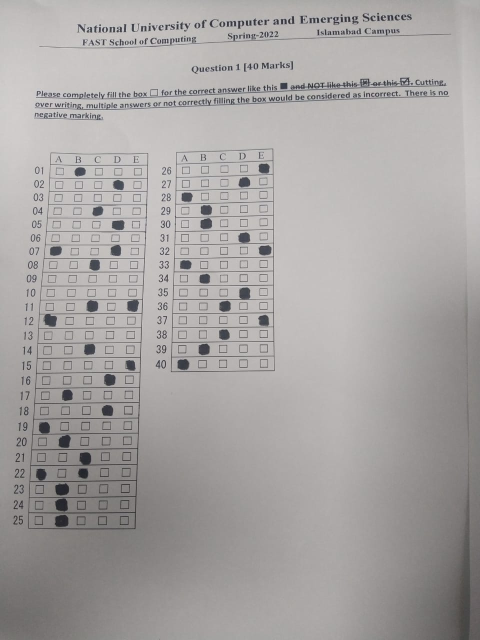
#> input picture server/exams/FAS/images/1.jpeg, 960 x 1280 px (shown at 1/2 size)
$ python -i omr.py   (imports and definitions only)
#> lines starting #> are read from the running program, lines starting #| are printed output that depends on the picture; after the words box and inside, x2 and y2 are one past the last pixel; in counts of white or black regions, pixels touching at a corner belong together
import cv2
import numpy as np
from imutils.perspective import four_point_transform


def load_image(imgPath):
    img = cv2.imread(imgPath)
    gray = cv2.cvtColor(img, cv2.COLOR_BGR2GRAY)
    return img, gray


def getContours(img):
    blurred = cv2.GaussianBlur(img, (5, 5), 0)
    edges = cv2.Canny(blurred, 30, 100)
    kernel = np.ones((2, 2), np.uint8)
    dilate = cv2.dilate(edges, kernel, iterations=1)
    edges = dilate
    #getting contours
    contours, hierarchy = cv2.findContours(edges, cv2.RETR_CCOMP, cv2.CHAIN_APPROX_SIMPLE)
    contours = sorted(contours, key = cv2.contourArea, reverse = True)
    # remove contours that are too small or too large
    contours = [cnt for cnt in contours if 1000<cv2.contourArea(cnt)<200000]
    rec_Contours = []
    if len(contours) > 0:
        for i in range(2):
            arcLength = cv2.arcLength(contours[i], True)
            approx = cv2.approxPolyDP(contours[i], 0.02 * arcLength, True)
            if len(approx) == 4:
                rec_Contours.append(approx)


    return rec_Contours, img

def cropPaper(img, gray, contours):
    paperBlocks = []
    warpedPapers = []
    for c in contours:
        paperBlocks.append(four_point_transform(img, c.reshape(4, 2)))
        warpedPapers.append(four_point_transform(gray, c.reshape(4, 2)))

    return paperBlocks, warpedPapers


def getThresholdedImage(warped_Papers):
    opened = []
    for paperBlock in warped_Papers:
        thresholded = cv2.adaptiveThreshold(paperBlock, 255,
                                cv2.ADAPTIVE_THRESH_GAUSSIAN_C, cv2.THRESH_BINARY_INV, 35, 5)
        #removing top 25 rows to get rid of option letters A, B, C, D, E
        thresholded = thresholded[26:]
        thresholded = cv2.resize(thresholded, (215, 750))
        kernel = np.ones((5, 5), dtype = np.uint8)
        eroded = cv2.erode(thresholded, kernel, iterations = 3)
        dilated = cv2.dilate(eroded, kernel, iterations = 2)
        opened.append(dilated)

    return opened


def splitBoxes(image, questions = 25, options = 5):
    boxes = []
    rows = np.vsplit(image, questions)
    for r in rows:
        cols = np.hsplit(r, options)
        for c in cols:
            boxes.append(c)

    return boxes
def countPixelsinBoxes(boxes, questions = 25, options = 5):
    pixelValues = np.zeros((questions, options), dtype = np.int32)
    row, col = 0, 0
    for box in boxes:
        pixels = cv2.countNonZero(box)
        pixelValues[row][col] = pixels
        col += 1
        if col == options:
            col = 0
            row += 1

    return pixelValues

def getChoices(pixelValues):
    choices = {}
    for i in range(len(pixelValues)):
        threshold = 100
        #getting indexes where values >= threshold
        indexes = np.where(pixelValues[i] >= threshold)[0]
        if indexes.size == 1:
            option = ''
            if indexes[0] == 0:
                option = 'A'
            elif indexes[0] == 1:
                option = 'B'
            elif indexes[0] == 2:
                option = 'C'
            elif indexes[0] == 3:
                option = 'D'
            elif indexes[0] == 4:
                option = 'E'
            choices[i + 1] = option
        else:
            choices[i + 1] = 'UnMarked'

    return choices

def getScores(correct_answers, student_choices):
    score = 0
    for key, value in student_choices.items():
        correct_answer = correct_answers[key]
        if correct_answer == value:
            score += 1
        else:
            print('Questão ', key, ' está errada. Resposta correta é ', correct_answer, ' mas a resposta do aluno é ', value)
            pass

    return score

def OMR(imgpath):
    #Main Function
    img, gray = load_image(imgpath)
#> in load_image, img is the input picture: shape (1280, 960, 3); mean B, G, R 163.2, 164.1, 167.5
    #contours
    contours, image = getContours(img)
#> in getContours, `edges = cv2.Canny(blurred, 30, 100)`:
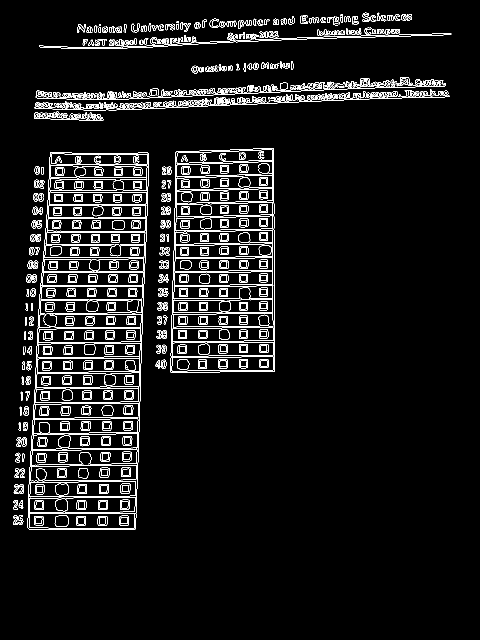
#> edges: shape (1280, 960) (shown at 1/2 size); 5.4% white in thin lines or dots, all inside (x1, y1, x2, y2) = (26, 25, 903, 1060)
#> in getContours, `dilate = cv2.dilate(edges, kernel, iterations=1)`:
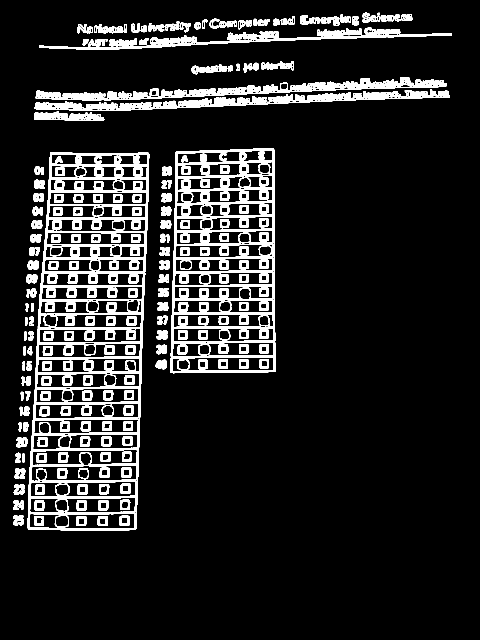
#> dilate: shape (1280, 960) (shown at 1/2 size); 11.1% white in thin lines or dots, all inside (x1, y1, x2, y2) = (26, 25, 904, 1061)
#> in getContours, `contours, hierarchy = cv2.findContours(edges, cv2.RETR_CCOMP, cv2.CHAI..`: contours = 3435 contours, 2260 with area under 20; largest, box (x1, y1, x2, y2) and area: (55, 304, 299, 1061) 157768, (341, 296, 551, 747) 90048, (71, 154, 893, 201) 10436, (69, 179, 900, 222) 10040, (59, 1027, 270, 1057) 5876
#> in getContours, `contours = [cnt for cnt in contours if 1000<cv2.contourArea(cnt)<200000]`: contours = 56 contours; largest, box (x1, y1, x2, y2) and area: (55, 304, 299, 1061) 157768, (341, 296, 551, 747) 90048, (71, 154, 893, 201) 10436, (69, 179, 900, 222) 10040, (59, 1027, 270, 1057) 5876
#> the loop in getContours, `for i in range(2):` made 2 passes
#> (arcLength, approx) on passes 1 to 2: (1953.6, [[101, 304], [55, 1056], [271, 1059], [298, 308]]), (1308.3, [[547, 296], [351, 304], [341, 745], [550, 743]])
#> after the loop in getContours, `for i in range(2):`: rec_Contours = 2 contours; box (x1, y1, x2, y2) and area: (55, 304, 299, 1060) 155312, (341, 296, 551, 746) 89892
#> contours has the same summary as rec_Contours in getContours
    contour_image = image.copy()
    cv2.drawContours(contour_image, contours, -1, (255, 0, 0), 3)
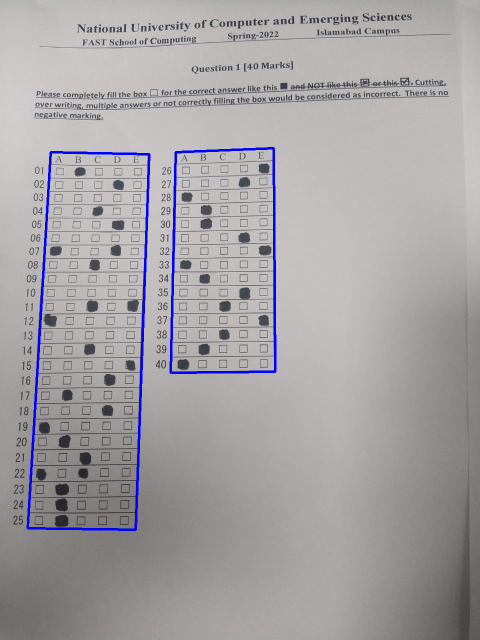
#> contour_image: shape (1280, 960, 3) (shown at 1/2 size); 1.3% of pixels changed, all inside (x1, y1, x2, y2) = (53, 294, 553, 1062)

    #warped
    paperBlocks, warpedPapers = cropPaper(image, gray, contours)
#> the loop in cropPaper, `for c in contours:` made 2 passes
#> c on passes 1 to 2: [[101, 304], [55, 1056], [271, 1059], [298, 308]], [[547, 296], [351, 304], [341, 745], [550, 743]]
#> after the loop in cropPaper, `for c in contours:`: paperBlocks = 2 items
#> paperBlocks = 2 items; warpedPapers = 2 items


    #thresholded
    opened = getThresholdedImage(warpedPapers)
#> the loop in getThresholdedImage, `for paperBlock in warped_Papers:` made 2 passes
#> after the loop in getThresholdedImage, `for paperBlock in warped_Papers:`:
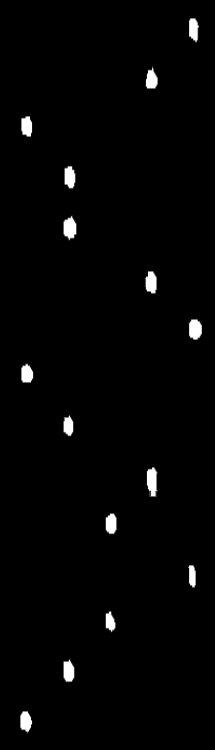
#> eroded: shape (750, 215); min 0, max 255, mean 4.4
#> after the loop in getThresholdedImage, `for paperBlock in warped_Papers:`:
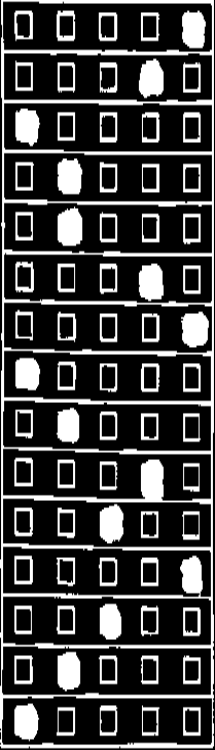
#> thresholded: shape (750, 215); min 0, max 255, mean 62.5
#> opened = 2 items

    #Counting Pixels and getting choices
    boxes = splitBoxes(opened[0], questions = 25)
#> in splitBoxes, `rows = np.vsplit(image, questions)`: rows = 25 items
#> in splitBoxes, `rows = np.vsplit(image, questions)`:
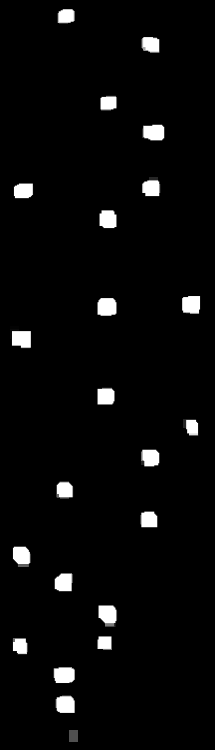
#> image: shape (750, 215); min 0, max 255, mean 9
#> the loop in splitBoxes, `for r in rows:` made 25 passes
#> after the loop in splitBoxes, `for r in rows:`: boxes = 125 items
#> boxes = 125 items
    boxes.extend(splitBoxes(opened[1], questions = 15))
#> call 2 of splitBoxes, with questions = 15, options = 5
#> in splitBoxes (call 2), `rows = np.vsplit(image, questions)`: rows = 15 items
#> in splitBoxes (call 2), `rows = np.vsplit(image, questions)`:
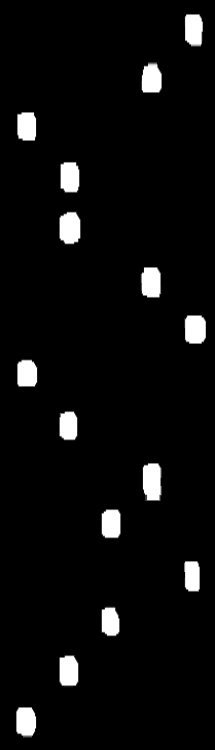
#> image: shape (750, 215); min 0, max 255, mean 12
#> the loop in splitBoxes (call 2), `for r in rows:` made 15 passes
#> after the loop in splitBoxes (call 2), `for r in rows:`: boxes = 75 items
    pixelValues = countPixelsinBoxes(boxes, questions = 40)
#> the loop in countPixelsinBoxes, `for box in boxes:` made 200 passes
#> pixels on passes 1 to 12: 0, 243, 0, 0, 0, 0, 0, 0, 275, 0, 0, 0
#> after the loop in countPixelsinBoxes, `for box in boxes:`: col = 0; pixelValues = 40 rows, first 6: [0, 243, 0, 0, 0], [0, 0, 0, 275, 0], [0, 0, 0, 0, 0], [0, 0, 263, 0, 0], [0, 0, 0, 356, 0], [0, 0, 0, 27, 0]; row = 40
    choices = getChoices(pixelValues)
#> the loop in getChoices, `for i in range(len(pixelValues)):` made 40 passes
#> (indexes, option) on passes 1, 2, 4, 5, 8, 12, 14, 15, 16, 17, 18, 19: ([1], 'B'), ([3], 'D'), ([2], 'C'), ([3], 'D'), ([2], 'C'), ([0], 'A'), ([2], 'C'), ([4], 'E'), ([3], 'D'), ([1], 'B'), ([3], 'D'), ([0], 'A')
#> indexes on passes 7, 11, 22: [0, 3], [2, 4], [0, 2]
#> after the loop in getChoices, `for i in range(len(pixelValues)):`: choices = 40 items
#> choices = 40 items

    return choices

>>> result = OMR('exams/FAS/images/1.jpeg')
#> result = 40 items

$ run again, on server/exams/FAS/images/5.jpeg
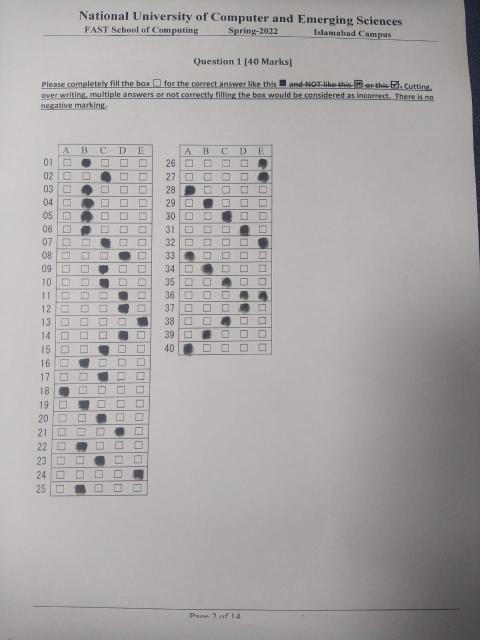
#> input picture server/exams/FAS/images/5.jpeg, 960 x 1280 px (shown at 1/2 size)
#> in load_image, img is the input picture: shape (1280, 960, 3); mean B, G, R 165.2, 165.9, 169.6
#> edges: shape (1280, 960); 5.3% white in thin lines or dots, all inside (x1, y1, x2, y2) = (66, 0, 959, 1238)
#> dilate: shape (1280, 960); 10.9% white; 302 white regions (3 under 20 px)
#> in getContours, `contours, hierarchy = cv2.findContours(edges, cv2.RETR_CCOMP, cv2.CHAI..`: contours = 3246 contours, 2186 with area under 20; largest, box (x1, y1, x2, y2) and area: (99, 286, 307, 995) 136900, (355, 288, 547, 714) 79510, (83, 157, 865, 184) 10296, (82, 182, 870, 205) 9643, (106, 850, 297, 878) 4590
#> in getContours, `contours = [cnt for cnt in contours if 1000<cv2.contourArea(cnt)<200000]`: contours = 53 contours; largest, box (x1, y1, x2, y2) and area: (99, 286, 307, 995) 136900, (355, 288, 547, 714) 79510, (83, 157, 865, 184) 10296, (82, 182, 870, 205) 9643, (106, 850, 297, 878) 4590
#> the loop in getContours, `for i in range(2):` made 2 passes
#> (arcLength, approx) on passes 1 to 2: (1819.4, [[115, 287], [99, 990], [294, 992], [306, 289]]), (1234.8, [[360, 288], [355, 709], [543, 710], [546, 291]])
#> after the loop in getContours, `for i in range(2):`: rec_Contours = 2 contours; box (x1, y1, x2, y2) and area: (99, 287, 307, 993) 135707, (355, 288, 547, 711) 78548
#> in OMR, `contours, image = getContours(img)`: contours has the same summary as rec_Contours in getContours
#> contour_image: shape (1280, 960, 3); 1.22% of pixels changed, all inside (x1, y1, x2, y2) = (97, 285, 549, 995)
#> the loop in cropPaper, `for c in contours:` made 2 passes
#> c on passes 1 to 2: [[115, 287], [99, 990], [294, 992], [306, 289]], [[360, 288], [355, 709], [543, 710], [546, 291]]
#> after the loop in cropPaper, `for c in contours:`: paperBlocks = 2 items
#> the loop in getThresholdedImage, `for paperBlock in warped_Papers:` made 2 passes
#> after the loop in getThresholdedImage, `for paperBlock in warped_Papers:`:
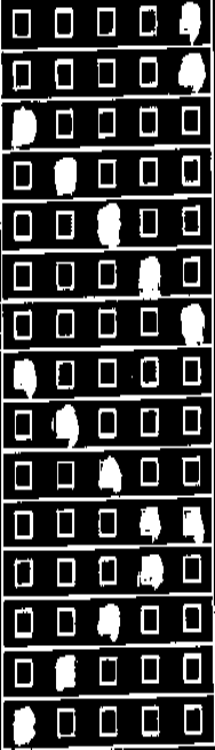
#> thresholded: shape (750, 215); min 0, max 255, mean 62.9
#> rows = 25 items
#> the loop in splitBoxes, `for r in rows:` made 25 passes
#> after the loop in splitBoxes, `for r in rows:`: boxes = 125 items
#> rows = 15 items
#> in splitBoxes (call 2), `rows = np.vsplit(image, questions)`:
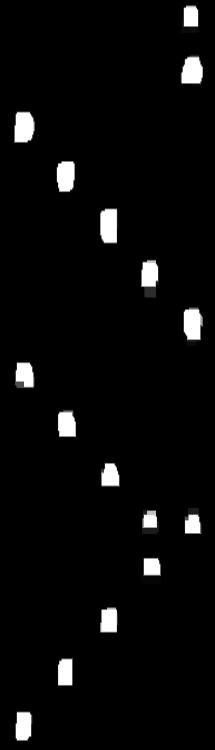
#> image: shape (750, 215); min 0, max 255, mean 10
#> the loop in splitBoxes (call 2), `for r in rows:` made 15 passes
#> after the loop in splitBoxes (call 2), `for r in rows:`: boxes = 75 items
#> the loop in countPixelsinBoxes, `for box in boxes:` made 200 passes
#> pixels on passes 1 to 8: 0, 195, 0, 0, 0, 0, 0, 278
#> after the loop in countPixelsinBoxes, `for box in boxes:`: col = 0; pixelValues = 40 rows, first 6: [0, 195, 0, 0, 0], [0, 0, 278, 0, 0], [0, 250, 0, 0, 0], [0, 264, 0, 0, 0], [0, 309, 0, 0, 0], [0, 209, 0, 0, 0]; row = 40
#> the loop in getChoices, `for i in range(len(pixelValues)):` made 40 passes
#> (indexes, option) on passes 1 to 8: ([1], 'B'), ([2], 'C'), ([1], 'B'), ([1], 'B'), ([1], 'B'), ([1], 'B'), ([2], 'C'), ([3], 'D')
#> after the loop in getChoices, `for i in range(len(pixelValues)):`: choices = 40 items
